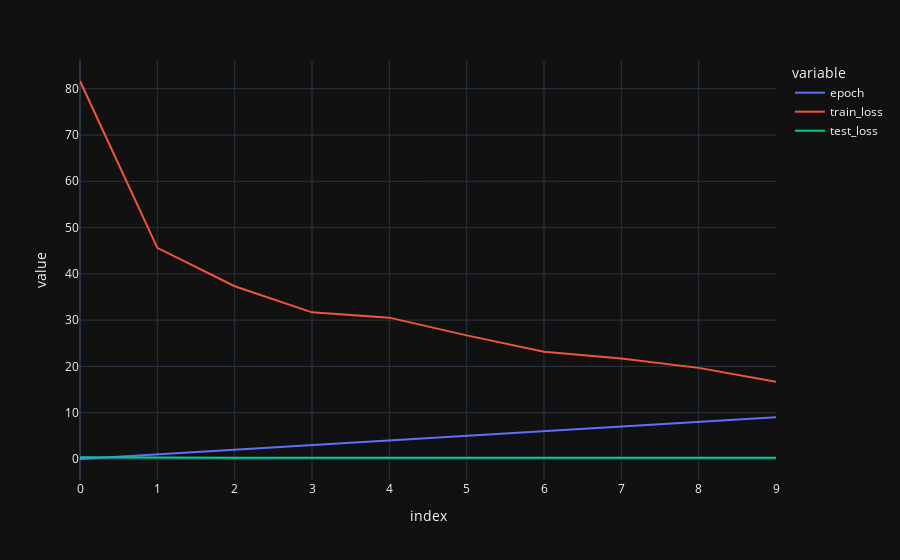

This figure's notebook cell:
### Code cell
px.line(record_data)

### Figure 1 — Plotly figure (JSON) as saved in the notebook; plotly's stock layout.template omitted (floating-point values rounded to 4 significant figures)
{"data": [{"hovertemplate": "variable=epoch<br>index=%{x}<br>value=%{y}<extra></extra>", "legendgroup": "epoch", "line": {"color": "#636efa", "dash": "solid"}, "marker": {"symbol": "circle"}, "mode": "lines", "name": "epoch", "orientation": "v", "showlegend": true, "x": [0, 1, 2, 3, 4, 5, 6, 7, 8, 9], "xaxis": "x", "y": [0, 1, 2, 3, 4, 5, 6, 7, 8, 9], "yaxis": "y", "type": "scatter"}, {"hovertemplate": "variable=train_loss<br>index=%{x}<br>value=%{y}<extra></extra>", "legendgroup": "train_loss", "line": {"color": "#EF553B", "dash": "solid"}, "marker": {"symbol": "circle"}, "mode": "lines", "name": "train_loss", "orientation": "v", "showlegend": true, "x": [0, 1, 2, 3, 4, 5, 6, 7, 8, 9], "xaxis": "x", "y": [81.67, 45.62, 37.33, 31.69, 30.54, 26.71, 23.17, 21.73, 19.69, 16.67], "yaxis": "y", "type": "scatter"}, {"hovertemplate": "variable=test_loss<br>index=%{x}<br>value=%{y}<extra></extra>", "legendgroup": "test_loss", "line": {"color": "#00cc96", "dash": "solid"}, "marker": {"symbol": "circle"}, "mode": "lines", "name": "test_loss", "orientation": "v", "showlegend": true, "x": [0, 1, 2, 3, 4, 5, 6, 7, 8, 9], "xaxis": "x", "y": [0.3752, 0.2812, 0.2789, 0.278, 0.2492, 0.2512, 0.2708, 0.2544, 0.2519, 0.2564], "yaxis": "y", "type": "scatter"}], "layout": {"xaxis": {"anchor": "y", "domain": [0.0, 1.0], "title": {"text": "index"}}, "yaxis": {"anchor": "x", "domain": [0.0, 1.0], "title": {"text": "value"}}, "legend": {"title": {"text": "variable"}, "tracegroupgap": 0}, "margin": {"t": 60}}}
